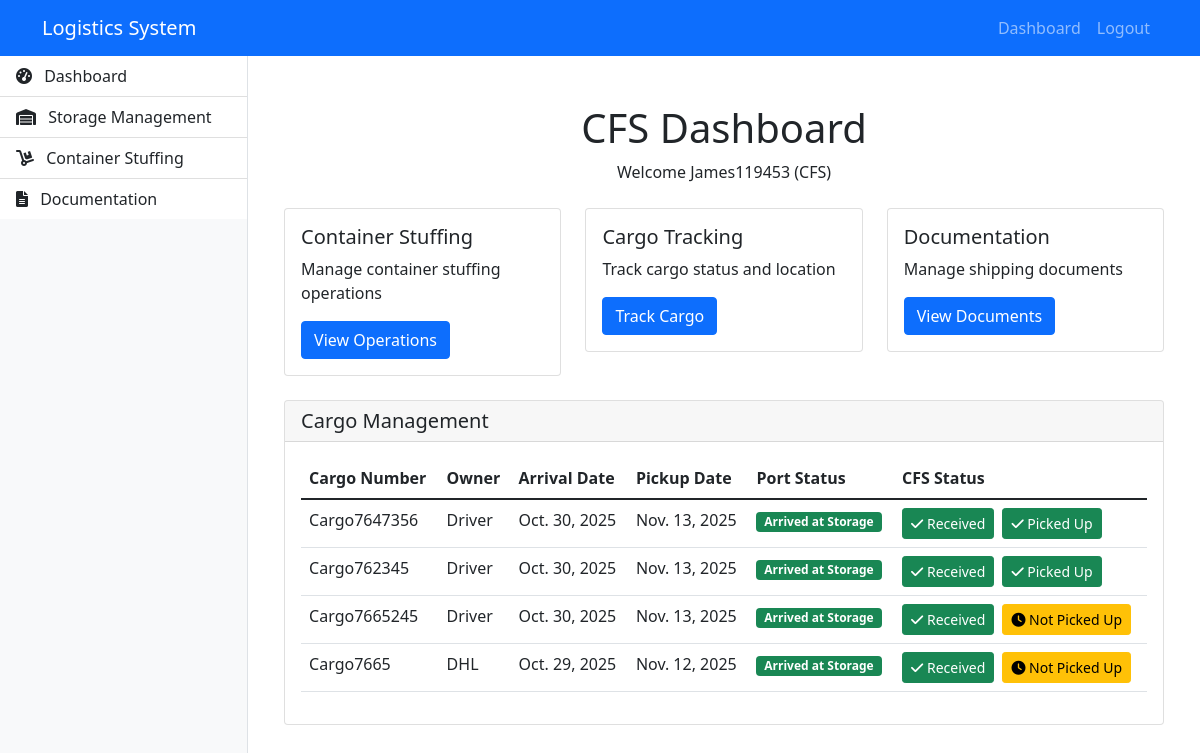
/dashboard/ (signed in), run on the app's committed database.
### users/models.py (models this page shows, shortened)
class CustomUser(AbstractUser):
    USER_TYPE_CHOICES = (
        ('PORT', 'Port'),
        ('CFS', 'CFS'),
        ('DEPOT', 'Depot'),
        ('DRIVER', 'Truck Driver'),
    )
    user_type = models.CharField(max_length=10, choices=USER_TYPE_CHOICES)
    email = models.EmailField(unique=True)
    phone = models.CharField(max_length=15, blank=True)
    company_name = models.CharField(max_length=100, blank=True)
    USERNAME_FIELD = 'email'
    REQUIRED_FIELDS = ['username', 'user_type']

class Cargo(models.Model):
    cargo_number = models.CharField(max_length=100, unique=True)
    cargo_owner = models.CharField(max_length=200)
    storage = models.CharField(max_length=200)
    arrival_date = models.DateField()
    pickup_date = models.DateField()
    scheduled_pickup_time = models.DateTimeField(null=True, blank=True)
    arrived_at_storage = models.BooleanField(default=False)
    is_picked_up = models.BooleanField(default=False)
    created_at = models.DateTimeField(auto_now_add=True)
    updated_at = models.DateTimeField(auto_now=True)
    port = models.ForeignKey(CustomUser, on_delete=models.CASCADE, limit_choices_to={'user_type': 'PORT'}, related_name='port_cargos')
    cfs = models.ForeignKey(CustomUser, on_delete=models.CASCADE, limit_choices_to={'user_type': 'CFS'}, related_name='cfs_cargos', null=True, blank=True)
    driver = models.ForeignKey(CustomUser, on_delete=models.SET_NULL, limit_choices_to={'user_type': 'DRIVER'}, related_name='driver_cargos', null=True, blank=True)
    cfs_received = models.BooleanField(default=False)
    cfs_picked_up = models.BooleanField(default=False)
    class Meta:
        ordering = ['-created_at']

### users/views.py (the view)
# urls.py: path('dashboard/', views.dashboard_view, name='dashboard'),
@login_required
def dashboard_view(request):
    user_type = request.user.user_type.lower()
    template_name = f'dashboard/{user_type}_dashboard.html'
    context = {}
    if user_type == 'port':
        context['cargo_list'] = Cargo.objects.filter(port=request.user)
    elif user_type == 'cfs':
        context['cargo_list'] = Cargo.objects.filter(storage__icontains=request.user.company_name)
    elif user_type == 'driver':
        context['cargo_list'] = Cargo.objects.filter(
            cargo_owner__icontains=request.user.company_name,
            driver__isnull=True  # Only show unassigned cargo
        )
    return render(request, template_name, context)

### templates/dashboard/cfs_dashboard.html (shortened to what this page needs)
{% extends 'base.html' %}
{% block content %}
<div class="container mt-4">
    <div class="dashboard-header mb-4">
        <h1>CFS Dashboard</h1>
        <p>Welcome {{ user.username }} ({{ user.company_name }})</p>
    </div>
    <div class="row mb-4">
        <div class="col-md-4">
            <div class="card">
                <div class="card-body">
                    <h5 class="card-title">Container Stuffing</h5>
                    <p class="card-text">Manage container stuffing operations</p>
                    <a href="#" class="btn btn-primary">View Operations</a>
                </div>
            </div>
        </div>
        <div class="col-md-4">
            <div class="card">
                <div class="card-body">
                    <h5 class="card-title">Cargo Tracking</h5>
                    <p class="card-text">Track cargo status and location</p>
                    <a href="#" class="btn btn-primary">Track Cargo</a>
                </div>
            </div>
        </div>
        <div class="col-md-4">
            <div class="card">
                <div class="card-body">
                    <h5 class="card-title">Documentation</h5>
                    <p class="card-text">Manage shipping documents</p>
                    <a href="#" class="btn btn-primary">View Documents</a>
                </div>
            </div>
        </div>
    </div>
    <div class="row">
        <div class="col-12">
            <div class="card">
                <div class="card-header">
                    <h5 class="mb-0">Cargo Management</h5>
                </div>
                <div class="card-body">
                    <div class="table-responsive">
                        <table class="table table-hover">
                            <thead>
                                <tr>
                                    <th>Cargo Number</th>
                                    <th>Owner</th>
                                    <th>Arrival Date</th>
                                    <th>Pickup Date</th>
                                    <th>Port Status</th>
                                    <th>CFS Status</th>
                                </tr>
                            </thead>
                            <tbody>
                                {% for cargo in cargo_list %}
                                <tr>
                                    <td>{{ cargo.cargo_number }}</td>
                                    <td>{{ cargo.cargo_owner }}</td>
                                    <td>{{ cargo.arrival_date }}</td>
                                    <td>{{ cargo.pickup_date }}</td>
                                    <td>
                                        {% if cargo.arrived_at_storage %}
                                        <span class="badge bg-success">Arrived at Storage</span>
                                        {% else %}
                                        <span class="badge bg-warning">In Transit</span>
                                        {% endif %}
                                    </td>
                                    <td>
                                        <div class="btn-group" role="group">
                                            <form method="POST" action="{% url 'cargo_toggle_status' cargo.pk 'cfs_received' %}" class="d-inline">
                                                <button type="submit" class="btn btn-sm {% if cargo.cfs_received %}btn-success{% else %}btn-warning{% endif %}">
                                                    {% if cargo.cfs_received %}
                                                    <i class="fas fa-check"></i> Received
                                                    {% else %}
                                                    <i class="fas fa-clock"></i> Not Received
                                                    {% endif %}
                                                </button>
                                            </form>
                                            <form method="POST" action="{% url 'cargo_toggle_status' cargo.pk 'cfs_picked_up' %}" class="d-inline ms-2">
                                                <button type="submit" class="btn btn-sm {% if cargo.cfs_picked_up %}btn-success{% else %}btn-warning{% endif %}">
                                                    {% if cargo.cfs_picked_up %}
                                                    <i class="fas fa-check"></i> Picked Up
                                                    {% else %}
                                                    <i class="fas fa-clock"></i> Not Picked Up
                                                    {% endif %}
                                                </button>
                                            </form>
                                        </div>
                                    </td>
                                </tr>
                                {% empty %}
                                <tr>
                                    <td colspan="6" class="text-center">No cargo records found for your CFS.</td>
                                </tr>
                                {% endfor %}
                            </tbody>
                        </table>
                    </div>
                </div>
            </div>
        </div>
    </div>
</div>
{% endblock %}

### static/css/styles.css (style rules this page uses)
.dashboard-header { margin-bottom: 2rem; text-align: center; }

### data on the page
CustomUser: username "James119453", company_name "CFS"
Cargo: cargo_number "Cargo7647356", cargo_owner "Driver", arrival_date "Oct. 30, 2025", pickup_date "Nov. 13, 2025", arrived_at_storage "Arrived at Storage", cfs_received True (drawn), cfs_picked_up True (drawn)
Cargo: cargo_number "Cargo762345", cargo_owner "Driver", arrival_date "Oct. 30, 2025", pickup_date "Nov. 13, 2025", arrived_at_storage "Arrived at Storage", cfs_received True (drawn), cfs_picked_up True (drawn)
Cargo: cargo_number "Cargo7665245", cargo_owner "Driver", arrival_date "Oct. 30, 2025", pickup_date "Nov. 13, 2025", arrived_at_storage "Arrived at Storage", cfs_received True (drawn), cfs_picked_up False (drawn)
Cargo: cargo_number "Cargo7665", cargo_owner "DHL", arrival_date "Oct. 29, 2025", pickup_date "Nov. 12, 2025", arrived_at_storage "Arrived at Storage", cfs_received True (drawn), cfs_picked_up False (drawn)
